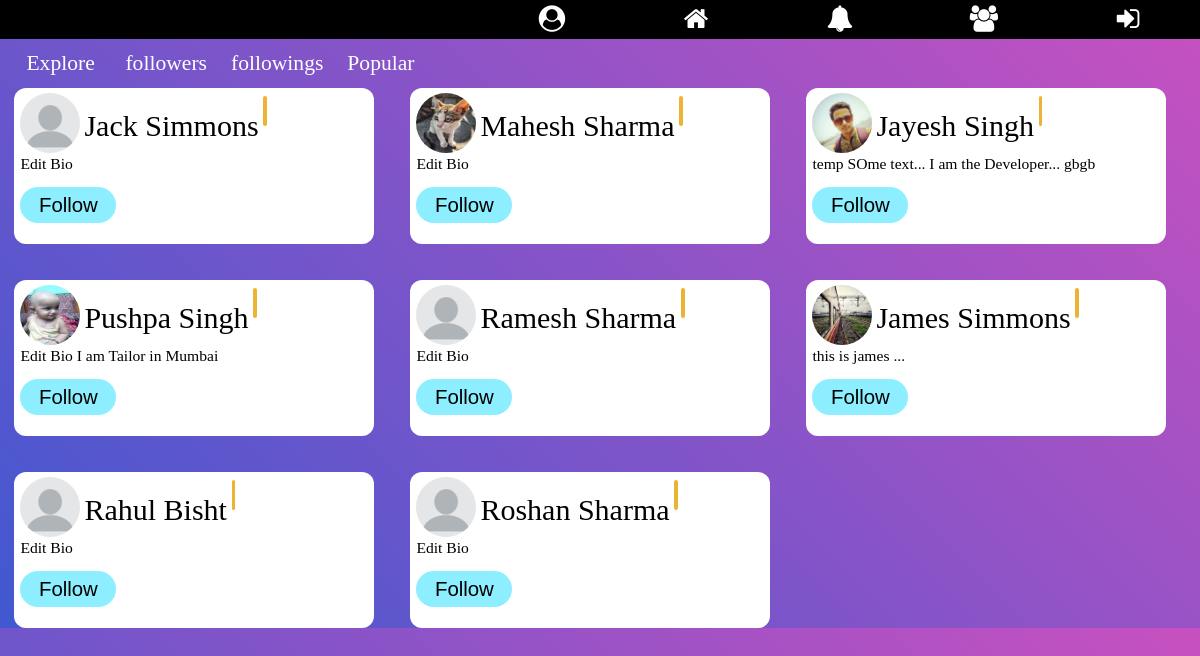
/explore/, run on the app's committed database.
### signup/models.py (models this page shows, shortened)
class Profile(models.Model):
    user = models.OneToOneField(User, on_delete=models.CASCADE)
    gender = models.CharField(max_length=10, blank=True)
    city = models.CharField(max_length=30, blank=True)
    date_of_birth = models.DateField(null=True, blank=True)
    level = models.IntegerField(default=1)
    bio = models.TextField(max_length=410, default='Edit Bio')
    profile_pic = models.ImageField(
        blank=True,
        help_text="Select Your Profile Image",
    )
    date_of_joining = models.DateTimeField(editable=False,
                                           default=timezone.now)
    follows = models.ManyToManyField('Profile')

### explore/views.py (the view)
# urls.py: path('', views.explore, name='explore'),
def explore(request):
    if request.user.is_authenticated:
        all_user = Profile.objects.all().exclude(user=request.user).order_by('-level')
        logged_in_user_profile = Profile.objects.get(user=request.user)
        context = {
            'all_user': all_user,
            'logged_in_user_profile': logged_in_user_profile,
        }
        return render(request, 'explore.html', context)
    else:
        all_user = Profile.objects.all().order_by('-level')
        return render(request, 'explore.html', {"all_user": all_user})

### Notification/context_processor.py (called while the page is built)
def pass_value(request):
    if request.user.is_authenticated:
        user_prfile = Profile.objects.get(user=request.user)
        my_notif = Notifications.objects.filter(receiver=user_prfile)
        unseen_notif_count = my_notif.filter(view=False).count()
        context = {
            "my_notif": my_notif[:12],
            "unseen_notif_count": unseen_notif_count
        }
        return context
    else:
        context = {}
        return context

### explore/templates/explore.html
{% extends 'base.html' %}
{% block content %}
{% load static %}
<link rel="stylesheet" href="{% static 'explore/explore_style.css' %}">
  <div class="filter-menu">
    <a href="#" id='explore'>Explore</a>
    <a href="#" id='followers'>followers</a>
    <a href="#" id='followings'>followings</a>
    <a href="#" id='popular'>Popular</a>
  </div>
  <div class="container">
    {% for user_profile in all_user %}
      <div class="user-profile">
        {% if user_profile.profile_pic %}
          <img src="{{ user_profile.profile_pic.url }}" alt="Image">
        {% else %}
          <img src="{% static 'home/images/default-profile.png' %}" alt="Image">
        {% endif %}
        <span class="name">{{ user_profile.user.first_name }} {{ user_profile.user.last_name }}</span><span class="level">{{ usr.level }}</span>
        <p class="bio">{{ user_profile.bio }}</p>
        {% include 'follow_section.html' %}
      </div>
    {% endfor %}
  </div>
{% endblock %}

### templates/follow_section.html (shortened to what this page needs)
<form id="follow-form{{ user_profile.id }}" class="follow-form">
  {% if user.is_authenticated %}
    <button type="button" id="follow{{ user_profile.id }}" class="follow-btn" name="button">Follow</button><br>
    {{ usr.id }}
    <script type="text/javascript">
      {% for user in logged_in_user_profile.follows.all %}
        {% if user != user_profile %}
        {% else %}
          $('#follow{{ user_profile.id }}').css({'background': 'rgb(64, 200, 0)'})
          $('#follow{{ user_profile.id }}').text('Following')
        {% endif %}
      {% endfor %}
      $(document).ready(function(event){
        console.log(" Now Id is : ", {{ usr.id }})
        $(document).on('click', '#follow{{ user_profile.id }}', function(event){
          console.log(" Now Id is : ", {{ usr.id }})
          event.preventDefault();
          event.stopImmediatePropagation();
          {% if user_profile.user.id %}
            id = '{{ user_profile.user.id }}';
          {% elif usr %}
            id = {{ usr.id }}
            console.log(" Now Id is : ", id)
          {% endif %}
          $.ajax({
            type: 'POST',
            url: '/profile/follow/',
            data: {
              'id': id,
              'csrfmiddlewaretoken': '{{ csrf_token }}'
            },
            success:function(response){
              $('#follow-form{{ user_profile.id }}').html(response['follow_button'])
            },
            error: function(er, e){
              console.log(er.responseText);
            }
          });
        });
      });
    </script>
    {% else %}
    <button type="button" onclick="location.href='{% url 'login' %}';" id="follow{{ user_profile.id }}" class="follow-btn" name="button">Follow</button><br>
    {% endif %}
</form>

### static/basestyle.css (style rules this page uses)
body { margin: 0px; padding: 0px; background: linear-gradient(-135deg, #c850c0, #4158d0); }
a { text-decoration: none; color: inherit; width: inherit; height: inherit; }

### explore/static/explore/explore_style.css (style rules this page uses)
.filter-menu { font-size: 1.8vw; width: 35vw; display: flex; color: #fff; margin-top: 1vw; margin-bottom: 1vw; margin-left: 1.2vw; }
.filter-menu > a { padding: 0 1vw 0 1vw; border-radius: 0.4vw; }
img { position: relative; top: 0.4vw; height: 5vw; width: 5vw; border-radius: 50%; margin-left: 0.5vw; }
.name { font-size: 2.5vw; position: relative; bottom: 1vw; }
.level { background-color: rgb(236, 179, 53); font-size: 2vw; border-radius: 2vw; padding: 0.15vw; margin-left: 0.4vw; position: relative; bottom: 1.2vw; }
.bio { margin: 0px 0px 1.2vw 0.5vw; }
.follow-form { display: inline; }
.follow-btn { margin-left: 0.5vw; width: 8vw; height: 3vw; border-radius: 2vw; font-size: 1.7vw; background-color: rgb(140, 238, 255); position: relative; border: none; }
.container { display: grid; grid-gap: 3vw; grid-template-columns: 30vw 30vw 30vw; }
.user-profile { width: 30vw; height: 13vw; background-color: #fff; border-radius: 1vw; margin-left: 1.2vw; }
.user-profile > p { font-size: 1.3vw; }

### data on the page
Profile: user.first_name "Jack", user.last_name "Simmons", bio "Edit Bio"
Profile: profile_pic (picture), user.first_name "Mahesh", user.last_name "Sharma", bio "Edit Bio"
Profile: profile_pic (picture), user.first_name "Jayesh", user.last_name "Singh", bio "temp SOme text... I am the Developer... gbgb"
Profile: profile_pic (picture), user.first_name "Pushpa", user.last_name "Singh", bio "Edit Bio I am Tailor in Mumbai"
Profile: user.first_name "Ramesh", user.last_name "Sharma", bio "Edit Bio"
Profile: profile_pic (picture), user.first_name "James", user.last_name "Simmons", bio "this is james ..."
Profile: user.first_name "Rahul", user.last_name "Bisht", bio "Edit Bio"
Profile: user.first_name "Roshan", user.last_name "Sharma", bio "Edit Bio"
